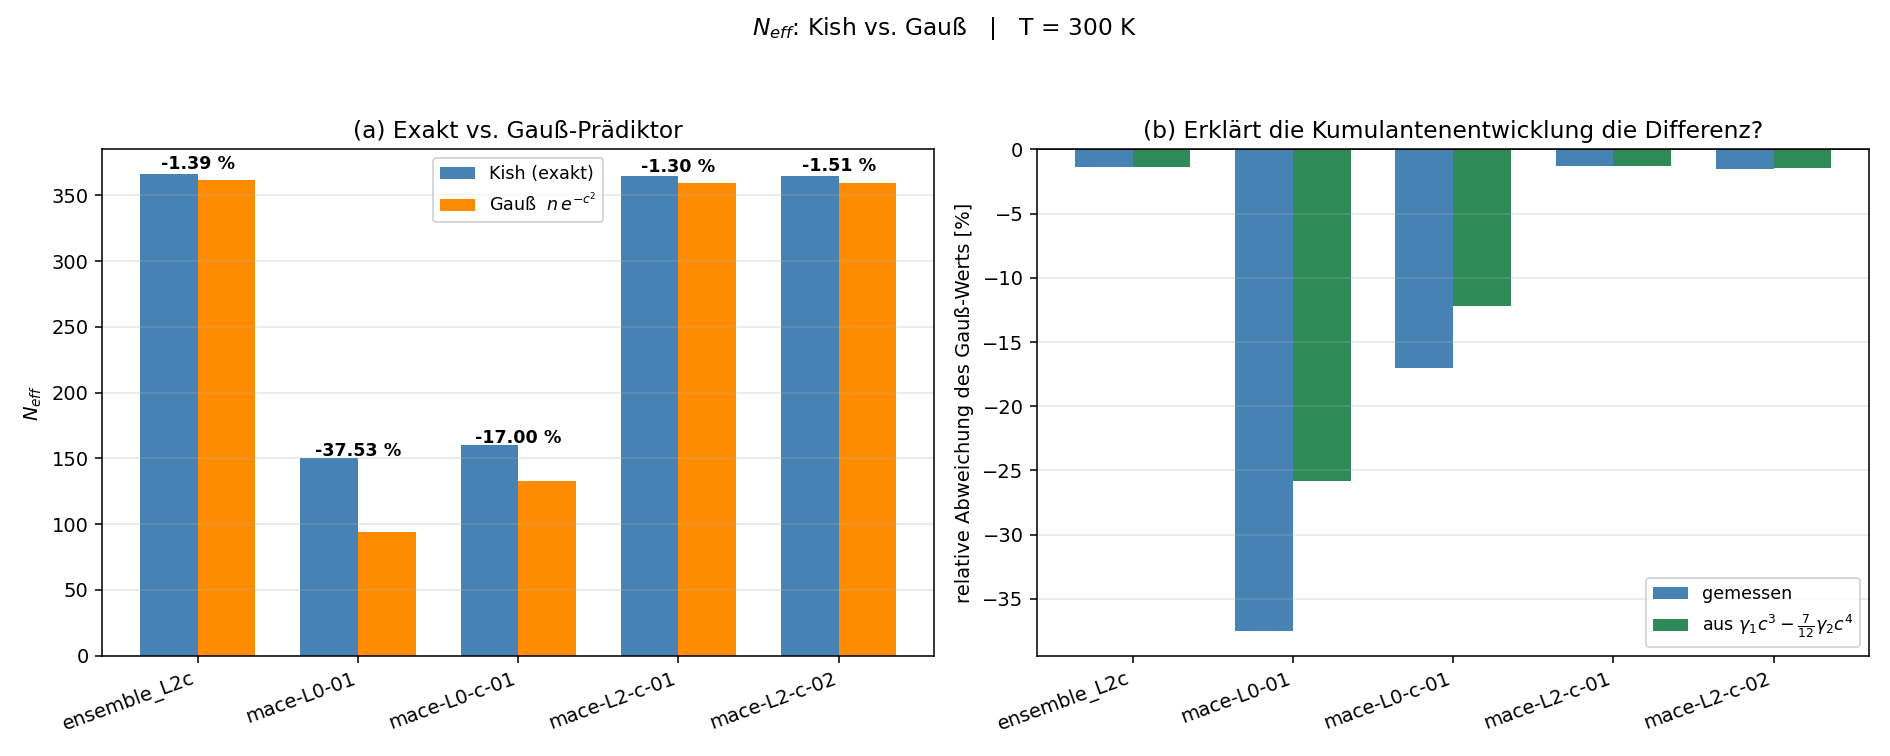

Recreate this plot in Python.
"""
N_eff exakt (Kish) vs. Gauß-Prädiktor — und woher die Differenz kommt
============================================================================

Fuer jeden vorhandenen Energie-Cache werden nebeneinander gestellt:

    N_eff (Kish)   = (sum w)^2 / sum w^2            exakt, keine Annahme
    N_eff (Gauss)  = n * exp(-c^2)                  setzt normalverteiltes dE voraus

Interessant ist die DIFFERENZ. Laut Kumulantenentwicklung

    log(N_eff/n) = -c^2 + gamma_1 c^3 - (7/12) gamma_2 c^4 + O(c^5)

ist der Gauss-Wert nur der fuehrende Term. Die relative Abweichung sollte also

    (Gauss - Kish)/Kish  =  exp(-[gamma_1 c^3 - (7/12) gamma_2 c^4]) - 1

betragen. Das Skript rechnet beides aus und vergleicht - stimmen gemessene und
vorhergesagte Abweichung ueberein, ist die Entwicklung unabhaengig bestaetigt.

Vorzeichen: gamma_1 > 0 (Rechtsschiefe) macht den Gauss-Praediktor KONSERVATIV,
er unterschaetzt N_eff dann.

Arbeitet auf allen cache/*.npz, die e_dft enthalten - also sowohl den
Einzelmember-Caches (single_*) als auch den Ensemble-Caches.

Ausfuehren:
    python analyses/01_weight_distribution/neff_vs_gauss.py
    python analyses/01_weight_distribution/neff_vs_gauss.py --temperature 298
    python analyses/01_weight_distribution/neff_vs_gauss.py --caches cache/single_mace-L0-01_testbig.npz
"""
from __future__ import annotations

import argparse
from pathlib import Path

import numpy as np
import matplotlib

matplotlib.use("Agg")
import matplotlib.pyplot as plt
from scipy.stats import kurtosis, skew

from uq_mace.predictions import load_energies
from uq_mace.reweighting import effective_sample_size, psis_khat, reweighting_weights

HERE = Path(__file__).resolve().parent
ROOT = Path(__file__).resolve().parents[2]
CACHE = ROOT / "cache"
K_B = 8.617333262e-5  # eV/K


def analyse(path: Path, beta: float) -> dict:
    e_dft, e_mace = load_energies(path)
    dE = e_dft - e_mace
    n = dE.size
    sigma = dE.std(ddof=1)
    c = beta * sigma
    g1, g2 = float(skew(dE)), float(kurtosis(dE))

    neff_kish = effective_sample_size(reweighting_weights(e_dft, e_mace, beta))
    neff_gauss = n * np.exp(-c * c)

    # gemessene und vorhergesagte relative Abweichung des Gauss-Werts
    dev_meas = neff_gauss / neff_kish - 1.0
    corr = g1 * c ** 3 - (7.0 / 12.0) * g2 * c ** 4      # Zusatzterme der Entwicklung
    dev_pred = np.exp(-corr) - 1.0

    return dict(
        name=path.stem.replace("single_", "").replace("_testbig", "")
                      .replace("mace_energies_", ""),
        n=n, c=c, gamma1=g1, gamma2=g2,
        neff_kish=neff_kish, neff_gauss=neff_gauss,
        diff_abs=neff_gauss - neff_kish,
        dev_meas=dev_meas * 100, dev_pred=dev_pred * 100,
        term3=g1 * c ** 3 * 100, term4=-(7.0 / 12.0) * g2 * c ** 4 * 100,
        khat=psis_khat(reweighting_weights(e_dft, e_mace, beta)),
    )


def main():
    ap = argparse.ArgumentParser(description=__doc__,
                                 formatter_class=argparse.RawDescriptionHelpFormatter)
    ap.add_argument("--caches", nargs="+", default=None,
                    help="npz-Dateien (Default: alle in cache/ mit e_dft)")
    ap.add_argument("--temperature", type=float, default=300.0)
    args = ap.parse_args()

    if args.caches:
        paths = [Path(p) for p in args.caches]
    else:
        paths = []
        for p in sorted(CACHE.glob("*.npz")):
            try:
                if "e_dft" in np.load(p, allow_pickle=True).files:
                    paths.append(p)
            except Exception:
                pass
    if not paths:
        raise SystemExit(f"Keine auswertbaren Caches in {CACHE}. "
                         "Erst single_member_weights.py oder plot_weight_distribution.py laufen lassen.")

    beta = 1.0 / (K_B * args.temperature)
    rows = [analyse(p, beta) for p in paths]

    # ---- Tabelle ----
    print(f"\nT = {args.temperature:.0f} K,  beta = {beta:.2f} eV^-1")
    print("=" * 104)
    print(f"{'Datensatz':<26}{'n':>5}{'c':>7}{'N_eff Kish':>12}{'N_eff Gauß':>12}"
          f"{'Differenz':>11}{'gemessen':>10}{'erwartet':>10}")
    print(f"{'':26}{'':>5}{'':>7}{'exakt':>12}{'e^-c²':>12}{'absolut':>11}"
          f"{'[%]':>10}{'[%]':>10}")
    print("-" * 104)
    for r in rows:
        print(f"{r['name']:<26}{r['n']:>5}{r['c']:>7.3f}{r['neff_kish']:>12.1f}"
              f"{r['neff_gauss']:>12.1f}{r['diff_abs']:>+11.1f}"
              f"{r['dev_meas']:>+10.2f}{r['dev_pred']:>+10.2f}")
    print("=" * 104)

    print("\nZerlegung der erwarteten Abweichung (Beitraege zum log-Verhaeltnis, in %):")
    print(f"  {'Datensatz':<26}{'gamma1*c^3':>12}{'-(7/12)g2*c^4':>16}{'Summe':>9}"
          f"{'Rest (gem.-erw.)':>18}")
    for r in rows:
        rest = r["dev_meas"] - r["dev_pred"]
        print(f"  {r['name']:<26}{r['term3']:>+12.3f}{r['term4']:>+16.3f}"
              f"{r['term3']+r['term4']:>+9.3f}{rest:>+18.3f}")
    print("\n  Kleiner Rest = die Entwicklung erklaert die Abweichung vollstaendig.")

    # ---- Plot ----
    x = np.arange(len(rows))
    fig, (a1, a2) = plt.subplots(1, 2, figsize=(13.5, 5.4))

    wdt = 0.36
    a1.bar(x - wdt / 2, [r["neff_kish"] for r in rows], wdt,
           label="Kish (exakt)", color="steelblue")
    a1.bar(x + wdt / 2, [r["neff_gauss"] for r in rows], wdt,
           label="Gauß  $n\\,e^{-c^2}$", color="darkorange")
    for i, r in enumerate(rows):
        a1.text(i, max(r["neff_kish"], r["neff_gauss"]) * 1.01,
                f"{r['dev_meas']:+.2f} %", ha="center", fontsize=9, fontweight="bold")
    a1.set_xticks(x); a1.set_xticklabels([r["name"] for r in rows], rotation=20, ha="right")
    a1.set_ylabel("$N_{eff}$")
    a1.set_title("(a) Exakt vs. Gauß-Prädiktor")
    a1.legend(fontsize=9); a1.grid(alpha=0.3, axis="y")

    a2.bar(x - wdt / 2, [r["dev_meas"] for r in rows], wdt,
           label="gemessen", color="steelblue")
    a2.bar(x + wdt / 2, [r["dev_pred"] for r in rows], wdt,
           label="aus $\\gamma_1c^3-\\frac{7}{12}\\gamma_2c^4$", color="seagreen")
    a2.axhline(0, color="k", lw=0.8)
    a2.set_xticks(x); a2.set_xticklabels([r["name"] for r in rows], rotation=20, ha="right")
    a2.set_ylabel("relative Abweichung des Gauß-Werts [%]")
    a2.set_title("(b) Erklärt die Kumulantenentwicklung die Differenz?")
    a2.legend(fontsize=9); a2.grid(alpha=0.3, axis="y")

    fig.suptitle(f"$N_{{eff}}$: Kish vs. Gauß   |   T = {args.temperature:.0f} K", fontsize=12)
    fig.tight_layout(rect=(0, 0, 1, 0.94))
    out = HERE / "neff_vs_gauss.png"
    fig.savefig(out, dpi=140)
    print(f"\n[plot ] {out}")


if __name__ == "__main__":
    main()
